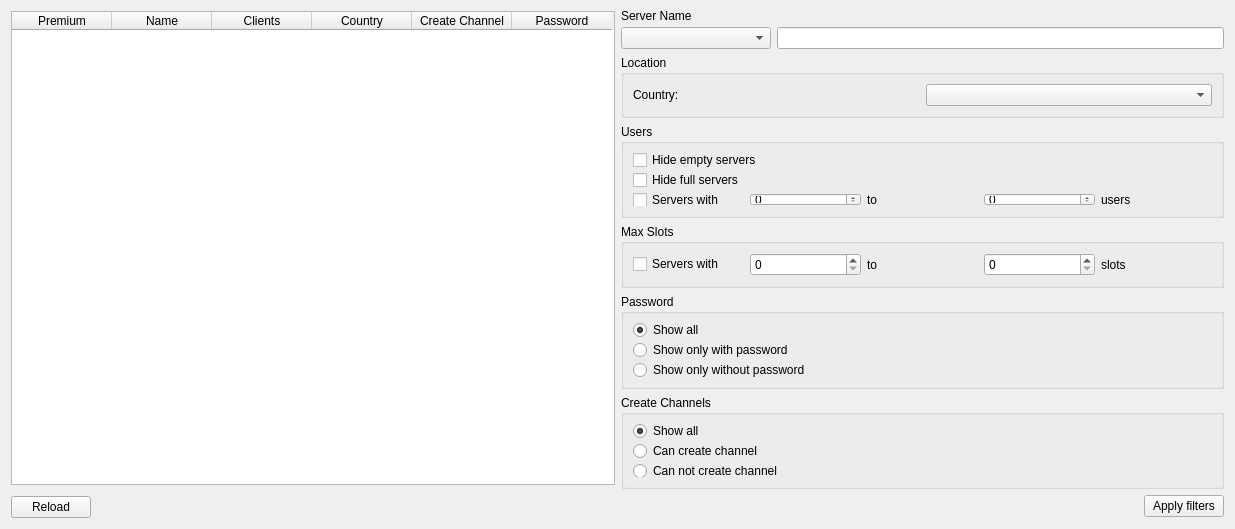
<?xml version="1.0" encoding="UTF-8"?>
<ui version="4.0">
 <class>Form</class>
 <widget class="QWidget" name="Form">
  <property name="geometry">
   <rect>
    <x>0</x>
    <y>0</y>
    <width>1235</width>
    <height>529</height>
   </rect>
  </property>
  <property name="sizePolicy">
   <sizepolicy hsizetype="MinimumExpanding" vsizetype="Preferred">
    <horstretch>0</horstretch>
    <verstretch>0</verstretch>
   </sizepolicy>
  </property>
  <property name="minimumSize">
   <size>
    <width>300</width>
    <height>100</height>
   </size>
  </property>
  <property name="baseSize">
   <size>
    <width>0</width>
    <height>0</height>
   </size>
  </property>
  <property name="windowTitle">
   <string>Server Browser</string>
  </property>
  <property name="windowIcon">
   <iconset>
    <normaloff>../gfx/icon.png</normaloff>../gfx/icon.png</iconset>
  </property>
  <property name="whatsThis">
   <string/>
  </property>
  <property name="locale">
   <locale language="English" country="UnitedStates"/>
  </property>
  <layout class="QHBoxLayout" name="horizontalLayout_9">
   <item>
    <layout class="QVBoxLayout" name="verticalLayout_5">
     <item>
      <widget class="QTableWidget" name="serverList">
       <property name="sizePolicy">
        <sizepolicy hsizetype="Expanding" vsizetype="Expanding">
         <horstretch>0</horstretch>
         <verstretch>0</verstretch>
        </sizepolicy>
       </property>
       <property name="autoScroll">
        <bool>true</bool>
       </property>
       <property name="editTriggers">
        <set>QAbstractItemView::NoEditTriggers</set>
       </property>
       <property name="alternatingRowColors">
        <bool>true</bool>
       </property>
       <property name="selectionMode">
        <enum>QAbstractItemView::SingleSelection</enum>
       </property>
       <property name="selectionBehavior">
        <enum>QAbstractItemView::SelectRows</enum>
       </property>
       <property name="showGrid">
        <bool>false</bool>
       </property>
       <property name="sortingEnabled">
        <bool>true</bool>
       </property>
       <property name="wordWrap">
        <bool>false</bool>
       </property>
       <property name="columnCount">
        <number>6</number>
       </property>
       <attribute name="horizontalHeaderVisible">
        <bool>true</bool>
       </attribute>
       <attribute name="horizontalHeaderDefaultSectionSize">
        <number>100</number>
       </attribute>
       <attribute name="horizontalHeaderMinimumSectionSize">
        <number>0</number>
       </attribute>
       <attribute name="verticalHeaderVisible">
        <bool>true</bool>
       </attribute>
       <column>
        <property name="text">
         <string>Premium</string>
        </property>
        <property name="toolTip">
         <string>Premium</string>
        </property>
        <property name="font">
         <font>
          <weight>50</weight>
          <bold>false</bold>
          <kerning>true</kerning>
         </font>
        </property>
        <property name="textAlignment">
         <set>AlignCenter</set>
        </property>
       </column>
       <column>
        <property name="text">
         <string>Name</string>
        </property>
        <property name="toolTip">
         <string>Server Name</string>
        </property>
        <property name="textAlignment">
         <set>AlignCenter</set>
        </property>
       </column>
       <column>
        <property name="text">
         <string>Clients</string>
        </property>
        <property name="toolTip">
         <string>Clients / Slots</string>
        </property>
        <property name="textAlignment">
         <set>AlignCenter</set>
        </property>
       </column>
       <column>
        <property name="text">
         <string>Country</string>
        </property>
        <property name="toolTip">
         <string>Country</string>
        </property>
        <property name="textAlignment">
         <set>AlignCenter</set>
        </property>
       </column>
       <column>
        <property name="text">
         <string>Create Channel</string>
        </property>
        <property name="toolTip">
         <string>Everyone can create a channel on this server</string>
        </property>
        <property name="textAlignment">
         <set>AlignCenter</set>
        </property>
       </column>
       <column>
        <property name="text">
         <string>Password</string>
        </property>
        <property name="toolTip">
         <string>This server is password protected</string>
        </property>
        <property name="textAlignment">
         <set>AlignCenter</set>
        </property>
       </column>
      </widget>
     </item>
     <item>
      <spacer name="verticalSpacer_2">
       <property name="orientation">
        <enum>Qt::Vertical</enum>
       </property>
       <property name="sizeType">
        <enum>QSizePolicy::Fixed</enum>
       </property>
       <property name="sizeHint" stdset="0">
        <size>
         <width>20</width>
         <height>5</height>
        </size>
       </property>
      </spacer>
     </item>
     <item>
      <layout class="QHBoxLayout" name="horizontalLayout_4">
       <item>
        <widget class="QPushButton" name="reload">
         <property name="sizePolicy">
          <sizepolicy hsizetype="Fixed" vsizetype="Fixed">
           <horstretch>0</horstretch>
           <verstretch>0</verstretch>
          </sizepolicy>
         </property>
         <property name="text">
          <string>Reload</string>
         </property>
        </widget>
       </item>
       <item>
        <widget class="QLabel" name="status">
         <property name="text">
          <string/>
         </property>
        </widget>
       </item>
      </layout>
     </item>
    </layout>
   </item>
   <item>
    <layout class="QVBoxLayout" name="verticalLayout_8">
     <item>
      <layout class="QHBoxLayout" name="horizontalLayout">
       <item>
        <layout class="QVBoxLayout" name="verticalLayout_4">
         <item>
          <widget class="QLabel" name="label">
           <property name="maximumSize">
            <size>
             <width>16777215</width>
             <height>10</height>
            </size>
           </property>
           <property name="text">
            <string>Server Name</string>
           </property>
          </widget>
         </item>
         <item>
          <widget class="QComboBox" name="serverNameModifier">
           <property name="sizePolicy">
            <sizepolicy hsizetype="Minimum" vsizetype="Fixed">
             <horstretch>0</horstretch>
             <verstretch>0</verstretch>
            </sizepolicy>
           </property>
           <property name="minimumSize">
            <size>
             <width>150</width>
             <height>0</height>
            </size>
           </property>
           <property name="currentText">
            <string notr="true"/>
           </property>
           <property name="maxVisibleItems">
            <number>3</number>
           </property>
          </widget>
         </item>
        </layout>
       </item>
       <item>
        <layout class="QVBoxLayout" name="verticalLayout_2">
         <property name="spacing">
          <number>1</number>
         </property>
         <property name="sizeConstraint">
          <enum>QLayout::SetMinimumSize</enum>
         </property>
         <item>
          <spacer name="verticalSpacer_3">
           <property name="orientation">
            <enum>Qt::Vertical</enum>
           </property>
           <property name="sizeType">
            <enum>QSizePolicy::Minimum</enum>
           </property>
           <property name="sizeHint" stdset="0">
            <size>
             <width>20</width>
             <height>16</height>
            </size>
           </property>
          </spacer>
         </item>
         <item>
          <widget class="QLineEdit" name="filterServerName"/>
         </item>
        </layout>
       </item>
      </layout>
     </item>
     <item>
      <widget class="QGroupBox" name="locationGroup">
       <property name="sizePolicy">
        <sizepolicy hsizetype="Preferred" vsizetype="Preferred">
         <horstretch>0</horstretch>
         <verstretch>0</verstretch>
        </sizepolicy>
       </property>
       <property name="minimumSize">
        <size>
         <width>0</width>
         <height>0</height>
        </size>
       </property>
       <property name="baseSize">
        <size>
         <width>0</width>
         <height>0</height>
        </size>
       </property>
       <property name="title">
        <string>Location</string>
       </property>
       <layout class="QVBoxLayout" name="verticalLayout">
        <item>
         <layout class="QHBoxLayout" name="horizontalLayout_5">
          <item>
           <widget class="QLabel" name="countryLabel">
            <property name="text">
             <string>Country:</string>
            </property>
           </widget>
          </item>
          <item>
           <widget class="QComboBox" name="countryBox"/>
          </item>
         </layout>
        </item>
       </layout>
      </widget>
     </item>
     <item>
      <widget class="QGroupBox" name="usersGroup">
       <property name="title">
        <string>Users</string>
       </property>
       <layout class="QVBoxLayout" name="verticalLayout_3">
        <item>
         <widget class="QCheckBox" name="hideEmpty">
          <property name="text">
           <string>Hide empty servers</string>
          </property>
         </widget>
        </item>
        <item>
         <widget class="QCheckBox" name="hideFull">
          <property name="text">
           <string>Hide full servers</string>
          </property>
         </widget>
        </item>
        <item>
         <layout class="QHBoxLayout" name="horizontalLayout_2">
          <item>
           <widget class="QCheckBox" name="maxUsers">
            <property name="text">
             <string>Servers with</string>
            </property>
           </widget>
          </item>
          <item>
           <widget class="QSpinBox" name="maxUsersMin"/>
          </item>
          <item>
           <widget class="QLabel" name="label_2">
            <property name="text">
             <string>to</string>
            </property>
           </widget>
          </item>
          <item>
           <widget class="QSpinBox" name="maxUsersMax"/>
          </item>
          <item>
           <widget class="QLabel" name="label_3">
            <property name="text">
             <string>users</string>
            </property>
           </widget>
          </item>
         </layout>
        </item>
       </layout>
      </widget>
     </item>
     <item>
      <widget class="QGroupBox" name="slotsGroup">
       <property name="title">
        <string>Max Slots</string>
       </property>
       <layout class="QHBoxLayout" name="horizontalLayout_3">
        <item>
         <widget class="QCheckBox" name="maxSlots">
          <property name="text">
           <string>Servers with</string>
          </property>
         </widget>
        </item>
        <item>
         <widget class="QSpinBox" name="maxSlotsMin"/>
        </item>
        <item>
         <widget class="QLabel" name="label_5">
          <property name="text">
           <string>to</string>
          </property>
         </widget>
        </item>
        <item>
         <widget class="QSpinBox" name="maxSlotsMax"/>
        </item>
        <item>
         <widget class="QLabel" name="label_4">
          <property name="text">
           <string>slots</string>
          </property>
         </widget>
        </item>
       </layout>
      </widget>
     </item>
     <item>
      <widget class="QGroupBox" name="passwordGroup">
       <property name="title">
        <string>Password</string>
       </property>
       <layout class="QVBoxLayout" name="verticalLayout_6">
        <item>
         <widget class="QRadioButton" name="filterPasswordShowAll">
          <property name="text">
           <string>Show all</string>
          </property>
          <property name="checked">
           <bool>true</bool>
          </property>
         </widget>
        </item>
        <item>
         <widget class="QRadioButton" name="filterPasswordShowWith">
          <property name="text">
           <string>Show only with password</string>
          </property>
         </widget>
        </item>
        <item>
         <widget class="QRadioButton" name="filterPasswordShowWithout">
          <property name="text">
           <string>Show only without password</string>
          </property>
         </widget>
        </item>
       </layout>
      </widget>
     </item>
     <item>
      <widget class="QGroupBox" name="channelsGroup">
       <property name="title">
        <string>Create Channels</string>
       </property>
       <layout class="QVBoxLayout" name="verticalLayout_7">
        <item>
         <widget class="QRadioButton" name="filterChannelsShowAll">
          <property name="text">
           <string>Show all</string>
          </property>
          <property name="checked">
           <bool>true</bool>
          </property>
         </widget>
        </item>
        <item>
         <widget class="QRadioButton" name="filterChannelsCanCreate">
          <property name="text">
           <string>Can create channel</string>
          </property>
         </widget>
        </item>
        <item>
         <widget class="QRadioButton" name="filterChannelsCantCreate">
          <property name="text">
           <string>Can not create channel</string>
          </property>
         </widget>
        </item>
       </layout>
      </widget>
     </item>
     <item>
      <spacer name="verticalSpacer">
       <property name="orientation">
        <enum>Qt::Vertical</enum>
       </property>
       <property name="sizeHint" stdset="0">
        <size>
         <width>20</width>
         <height>17</height>
        </size>
       </property>
      </spacer>
     </item>
     <item>
      <layout class="QHBoxLayout" name="horizontalLayout_8">
       <item>
        <spacer name="horizontalSpacer">
         <property name="orientation">
          <enum>Qt::Horizontal</enum>
         </property>
         <property name="sizeHint" stdset="0">
          <size>
           <width>40</width>
           <height>20</height>
          </size>
         </property>
        </spacer>
       </item>
       <item>
        <widget class="QPushButton" name="apply">
         <property name="sizePolicy">
          <sizepolicy hsizetype="Fixed" vsizetype="Fixed">
           <horstretch>0</horstretch>
           <verstretch>0</verstretch>
          </sizepolicy>
         </property>
         <property name="text">
          <string>Apply filters</string>
         </property>
        </widget>
       </item>
      </layout>
     </item>
    </layout>
   </item>
  </layout>
 </widget>
 <resources/>
 <connections/>
</ui>
